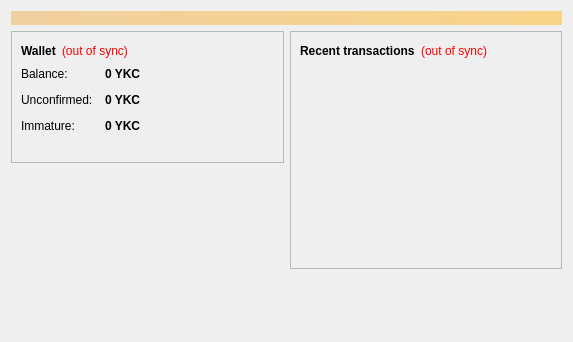
<?xml version="1.0" encoding="UTF-8"?>
<ui version="4.0">
 <class>OverviewPage</class>
 <widget class="QWidget" name="OverviewPage">
  <property name="geometry">
   <rect>
    <x>0</x>
    <y>0</y>
    <width>573</width>
    <height>342</height>
   </rect>
  </property>
  <property name="windowTitle">
   <string>Form</string>
  </property>
  <layout class="QVBoxLayout" name="topLayout">
   <item>
    <widget class="QLabel" name="labelAlerts">
     <property name="visible">
      <bool>false</bool>
     </property>
     <property name="styleSheet">
      <string notr="true">background-color: qlineargradient(x1: 0, y1: 0, x2: 1, y2: 0, stop:0 #F0D0A0, stop:1 #F8D488); color:#000000;</string>
     </property>
     <property name="wordWrap">
      <bool>true</bool>
     </property>
     <property name="margin">
      <number>3</number>
     </property>
    </widget>
   </item>
   <item>
    <layout class="QHBoxLayout" name="horizontalLayout" stretch="1,1">
     <item>
      <layout class="QVBoxLayout" name="verticalLayout_2">
       <item>
        <widget class="QFrame" name="frame">
         <property name="frameShape">
          <enum>QFrame::StyledPanel</enum>
         </property>
         <property name="frameShadow">
          <enum>QFrame::Raised</enum>
         </property>
         <layout class="QVBoxLayout" name="verticalLayout_4">
          <item>
           <layout class="QHBoxLayout" name="horizontalLayout_4">
            <item>
             <widget class="QLabel" name="label_5">
              <property name="font">
               <font>
                <weight>75</weight>
                <bold>true</bold>
               </font>
              </property>
              <property name="text">
               <string>Wallet</string>
              </property>
             </widget>
            </item>
            <item>
             <widget class="QLabel" name="labelWalletStatus">
              <property name="toolTip">
               <string>The displayed information may be out of date. Your wallet automatically synchronizes with the YorkCoin network after a connection is established, but this process has not completed yet.</string>
              </property>
              <property name="styleSheet">
               <string notr="true">QLabel { color: red; }</string>
              </property>
              <property name="text">
               <string notr="true">(out of sync)</string>
              </property>
              <property name="alignment">
               <set>Qt::AlignLeading|Qt::AlignLeft|Qt::AlignVCenter</set>
              </property>
             </widget>
            </item>
            <item>
             <spacer name="horizontalSpacer_2">
              <property name="orientation">
               <enum>Qt::Horizontal</enum>
              </property>
              <property name="sizeHint" stdset="0">
               <size>
                <width>40</width>
                <height>20</height>
               </size>
              </property>
             </spacer>
            </item>
           </layout>
          </item>
          <item>
           <layout class="QFormLayout" name="formLayout_2">
            <property name="fieldGrowthPolicy">
             <enum>QFormLayout::AllNonFixedFieldsGrow</enum>
            </property>
            <property name="horizontalSpacing">
             <number>12</number>
            </property>
            <property name="verticalSpacing">
             <number>12</number>
            </property>
            <item row="0" column="0">
             <widget class="QLabel" name="label">
              <property name="text">
               <string>Balance:</string>
              </property>
             </widget>
            </item>
            <item row="0" column="1">
             <widget class="QLabel" name="labelBalance">
              <property name="font">
               <font>
                <weight>75</weight>
                <bold>true</bold>
               </font>
              </property>
              <property name="cursor">
               <cursorShape>IBeamCursor</cursorShape>
              </property>
              <property name="toolTip">
               <string>Your current balance</string>
              </property>
              <property name="text">
               <string notr="true">0 YKC</string>
              </property>
              <property name="textInteractionFlags">
               <set>Qt::LinksAccessibleByMouse|Qt::TextSelectableByKeyboard|Qt::TextSelectableByMouse</set>
              </property>
             </widget>
            </item>
            <item row="1" column="0">
             <widget class="QLabel" name="label_3">
              <property name="text">
               <string>Unconfirmed:</string>
              </property>
             </widget>
            </item>
            <item row="1" column="1">
             <widget class="QLabel" name="labelUnconfirmed">
              <property name="font">
               <font>
                <weight>75</weight>
                <bold>true</bold>
               </font>
              </property>
              <property name="cursor">
               <cursorShape>IBeamCursor</cursorShape>
              </property>
              <property name="toolTip">
               <string>Total of transactions that have yet to be confirmed, and do not yet count toward the current balance</string>
              </property>
              <property name="text">
               <string notr="true">0 YKC</string>
              </property>
              <property name="textInteractionFlags">
               <set>Qt::LinksAccessibleByMouse|Qt::TextSelectableByKeyboard|Qt::TextSelectableByMouse</set>
              </property>
             </widget>
            </item>
            <item row="2" column="0">
             <widget class="QLabel" name="labelImmatureText">
              <property name="text">
               <string>Immature:</string>
              </property>
             </widget>
            </item>
            <item row="2" column="1">
             <widget class="QLabel" name="labelImmature">
              <property name="font">
               <font>
                <weight>75</weight>
                <bold>true</bold>
               </font>
              </property>
              <property name="toolTip">
               <string>Mined balance that has not yet matured</string>
              </property>
              <property name="text">
               <string notr="true">0 YKC</string>
              </property>
              <property name="textInteractionFlags">
               <set>Qt::LinksAccessibleByMouse|Qt::TextSelectableByKeyboard|Qt::TextSelectableByMouse</set>
              </property>
             </widget>
            </item>
           </layout>
          </item>
			   <item>
			   <widget class="QLabel" name="label_wallet_bgcoin">
				<property name="text">
				 <string/>
				</property>
				<property name="pixmap">
				 <pixmap resource="../bitcoin.qrc">:/images/wallet_bgcoin</pixmap>
				</property>
				<property name="scaledContents">
				 <bool>false</bool>
				</property>
				<property name="alignment">
				 <set>Qt::AlignCenter</set>
				</property>
				<property name="margin">
				 <number>-2</number>
				</property>
			   </widget>
			  </item>
         </layout>
        </widget>
       </item>
       <item>
        <spacer name="verticalSpacer">
         <property name="orientation">
          <enum>Qt::Vertical</enum>
         </property>
         <property name="sizeHint" stdset="0">
          <size>
           <width>20</width>
           <height>40</height>
          </size>
         </property>
        </spacer>
       </item>
      </layout>
     </item>
     <item>
      <layout class="QVBoxLayout" name="verticalLayout_3">
       <item>
        <widget class="QFrame" name="frame_2">
         <property name="frameShape">
          <enum>QFrame::StyledPanel</enum>
         </property>
         <property name="frameShadow">
          <enum>QFrame::Raised</enum>
         </property>
         <layout class="QVBoxLayout" name="verticalLayout">
          <item>
           <layout class="QHBoxLayout" name="horizontalLayout_2">
            <item>
             <widget class="QLabel" name="label_4">
              <property name="text">
               <string>&lt;b&gt;Recent transactions&lt;/b&gt;</string>
              </property>
             </widget>
            </item>
            <item>
             <widget class="QLabel" name="labelTransactionsStatus">
              <property name="toolTip">
               <string>The displayed information may be out of date. Your wallet automatically synchronizes with the YorkCoin network after a connection is established, but this process has not completed yet.</string>
              </property>
              <property name="styleSheet">
               <string notr="true">QLabel { color: red; }</string>
              </property>
              <property name="text">
               <string notr="true">(out of sync)</string>
              </property>
              <property name="alignment">
               <set>Qt::AlignRight|Qt::AlignTrailing|Qt::AlignVCenter</set>
              </property>
             </widget>
            </item>
            <item>
             <spacer name="horizontalSpacer">
              <property name="orientation">
               <enum>Qt::Horizontal</enum>
              </property>
              <property name="sizeHint" stdset="0">
               <size>
                <width>40</width>
                <height>20</height>
               </size>
              </property>
             </spacer>
            </item>
           </layout>
          </item>
          <item>
           <widget class="QListView" name="listTransactions">
            <property name="styleSheet">
             <string notr="true">QListView { background: transparent; }</string>
            </property>
            <property name="frameShape">
             <enum>QFrame::NoFrame</enum>
            </property>
            <property name="verticalScrollBarPolicy">
             <enum>Qt::ScrollBarAlwaysOff</enum>
            </property>
            <property name="horizontalScrollBarPolicy">
             <enum>Qt::ScrollBarAlwaysOff</enum>
            </property>
            <property name="selectionMode">
             <enum>QAbstractItemView::NoSelection</enum>
            </property>
           </widget>
          </item>
         </layout>
        </widget>
       </item>
       <item>
        <spacer name="verticalSpacer_2">
         <property name="orientation">
          <enum>Qt::Vertical</enum>
         </property>
         <property name="sizeHint" stdset="0">
          <size>
           <width>20</width>
           <height>40</height>
          </size>
         </property>
        </spacer>
       </item>
      </layout>
     </item>
    </layout>
   </item>
  </layout>
 </widget>
 <resources/>
 <connections/>
</ui>
